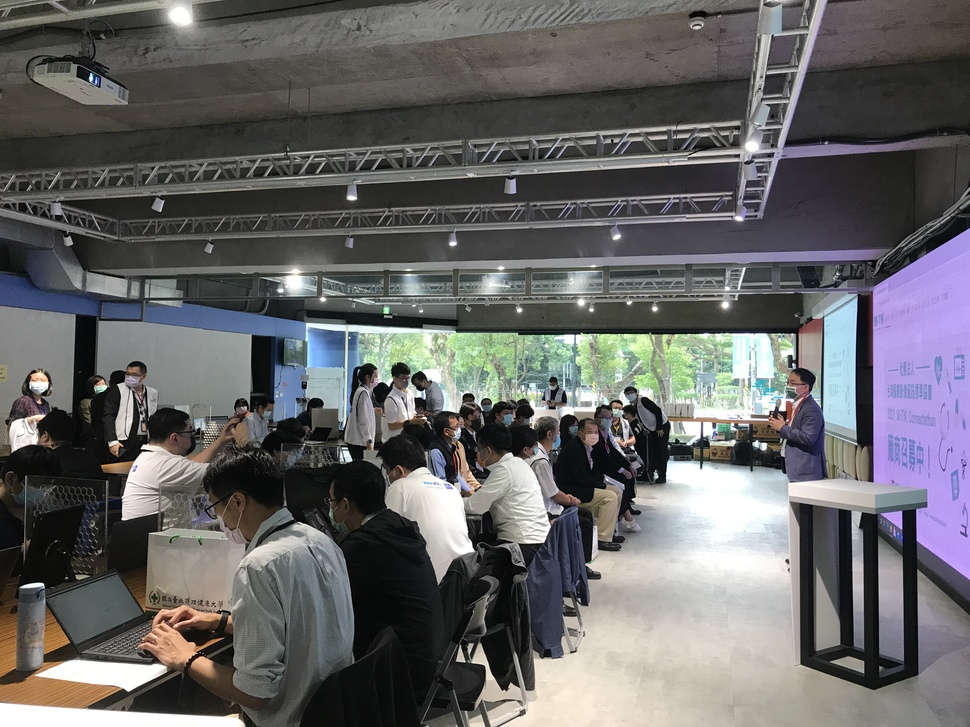
#> input picture OPENCV_ROC/IMG_5349.JPG, 970 x 727 px, shrunk from 4032 x 3024 before the run
$ python 3-1-4.py
#> lines starting #> are read from the running program, lines starting #| are printed output that depends on the picture
import cv2
import numpy as np

img1=cv2.imread("IMG_5349.JPG",1)
#> img1 is the input picture: shape (727, 970, 3); mean B, G, R 101.7, 101.3, 101.8

img2=cv2.bitwise_not(img1)
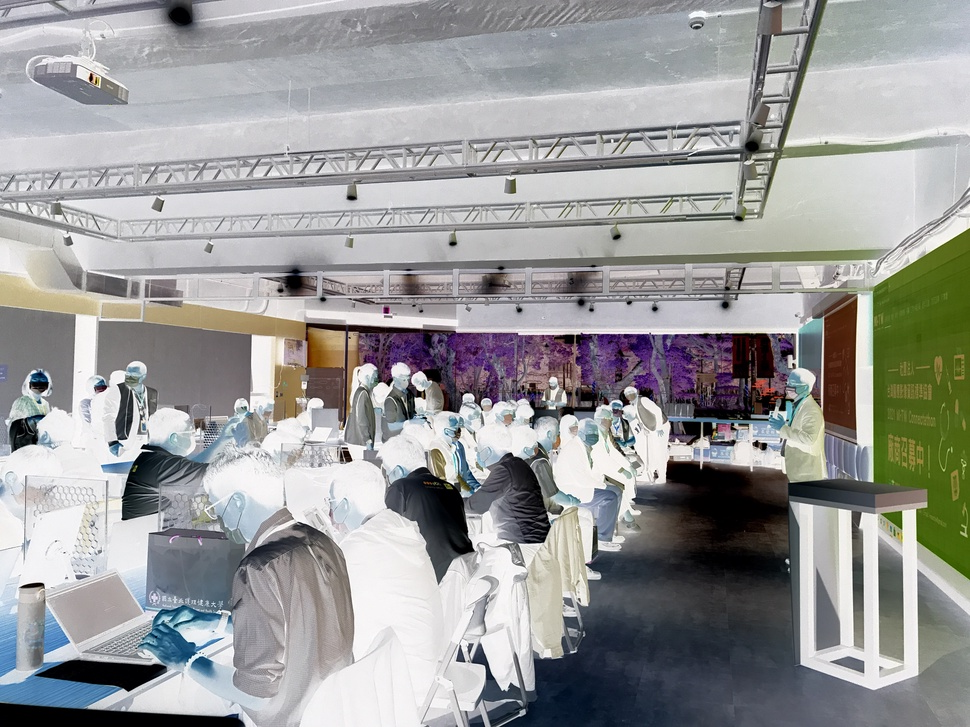
#> img2: shape (727, 970, 3); mean B, G, R 153.3, 153.7, 153.2

cv2.imshow("Image 1",img1)
cv2.imshow("Image 2",img2)
cv2.waitKey(0)
cv2.destroyAllWindows()

$ run again, with OPENCV_ROC/IMG_01.jpg copied over OPENCV_ROC/IMG_5349.JPG
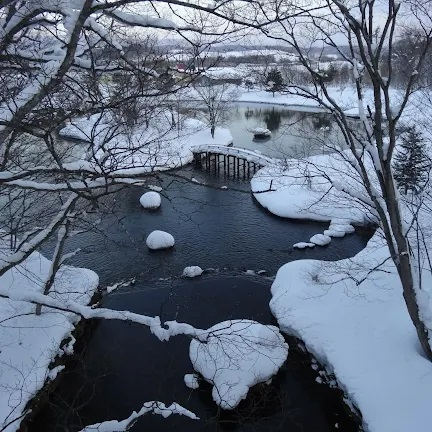
#> input picture OPENCV_ROC/IMG_01.jpg, 432 x 432 px
#> img1 is the input picture: shape (432, 432, 3); mean B, G, R 124.8, 107.1, 95.6
#> `img2=cv2.bitwise_not(img1)`:
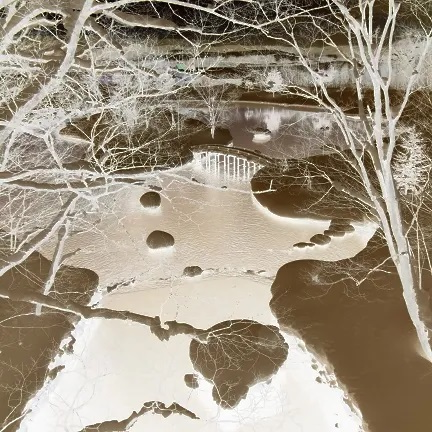
#> img2: shape (432, 432, 3); mean B, G, R 130.2, 147.9, 159.4

$ run again, with OPENCV_ROC/01.jpg copied over OPENCV_ROC/IMG_5349.JPG
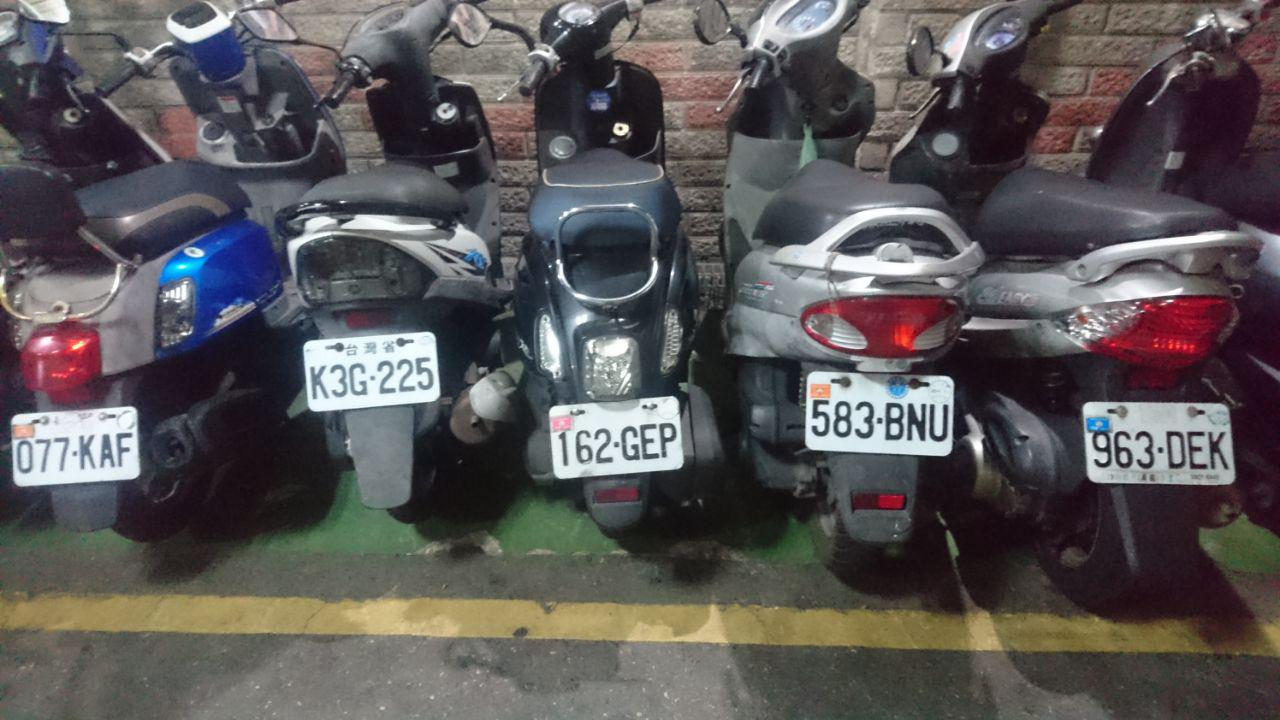
#> input picture OPENCV_ROC/01.jpg, 1280 x 720 px
#> img1 is the input picture: shape (720, 1280, 3); mean B, G, R 86.4, 85.4, 89.1
#> `img2=cv2.bitwise_not(img1)`:
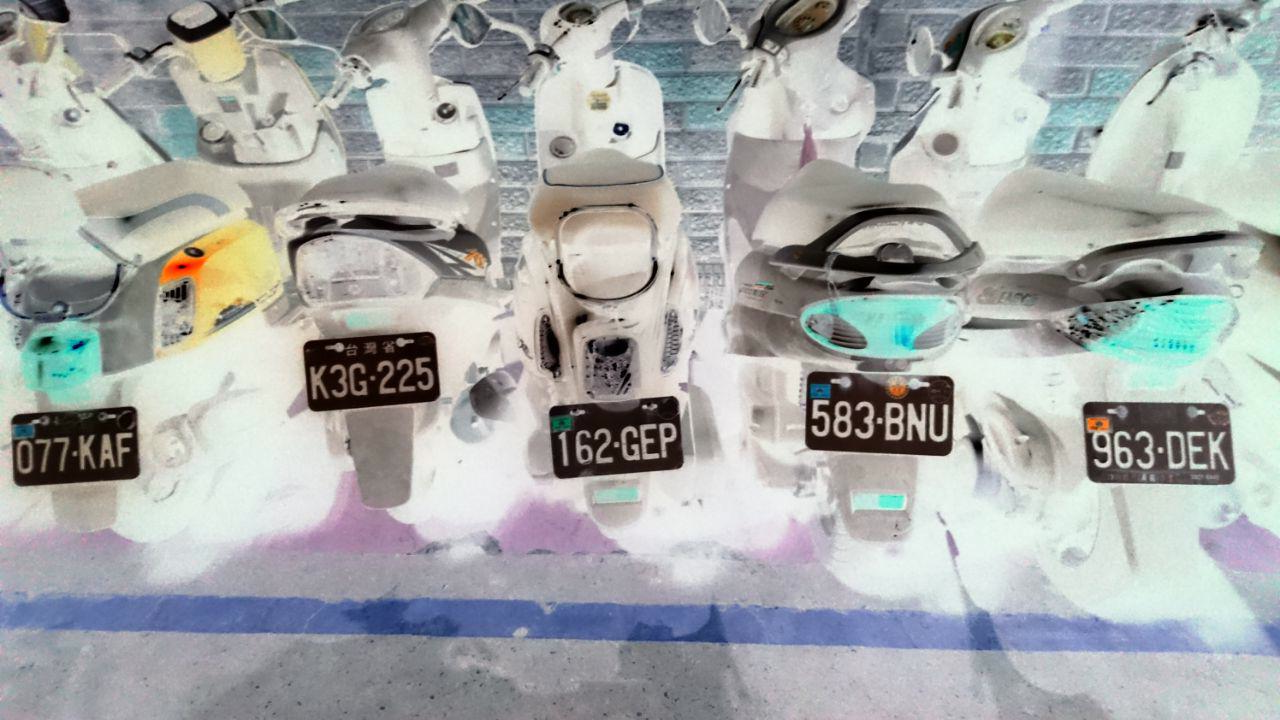
#> img2: shape (720, 1280, 3); mean B, G, R 168.6, 169.6, 165.9

$ run again, with OPENCV_ROC/Tank_01.jpg copied over OPENCV_ROC/IMG_5349.JPG
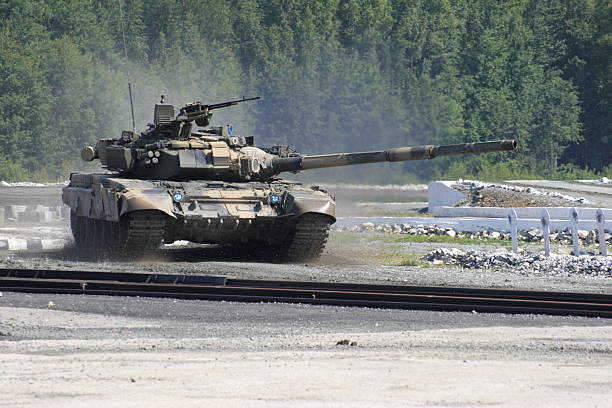
#> input picture OPENCV_ROC/Tank_01.jpg, 612 x 408 px
#> img1 is the input picture: shape (408, 612, 3); mean B, G, R 129, 130.9, 125.8
#> `img2=cv2.bitwise_not(img1)`:
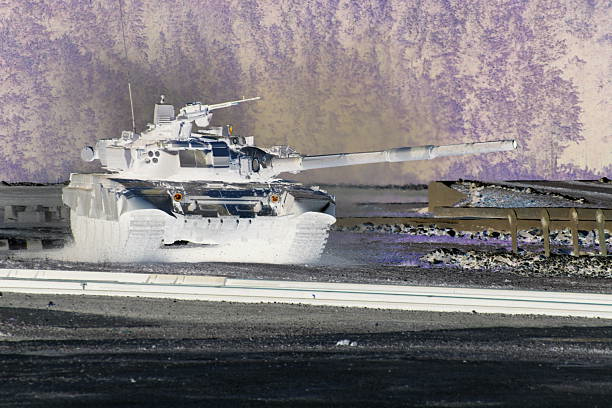
#> img2: shape (408, 612, 3); mean B, G, R 126, 124.1, 129.2
